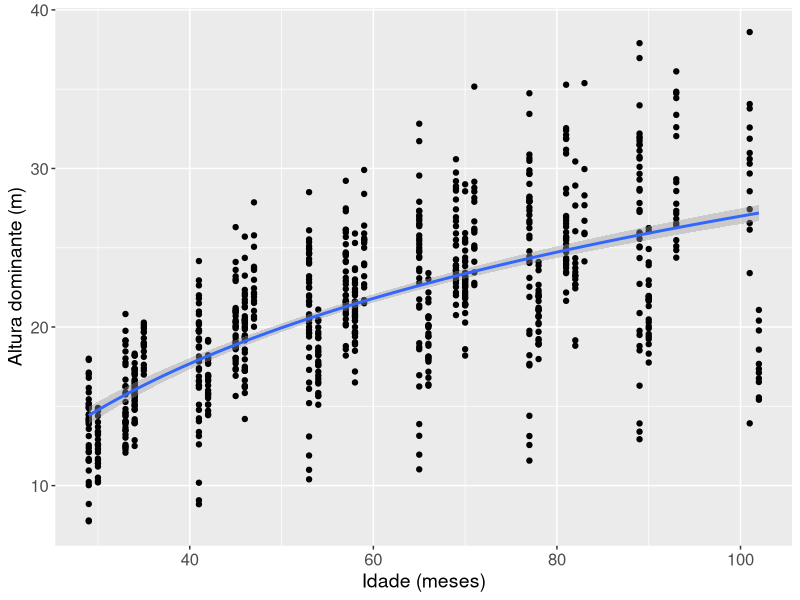
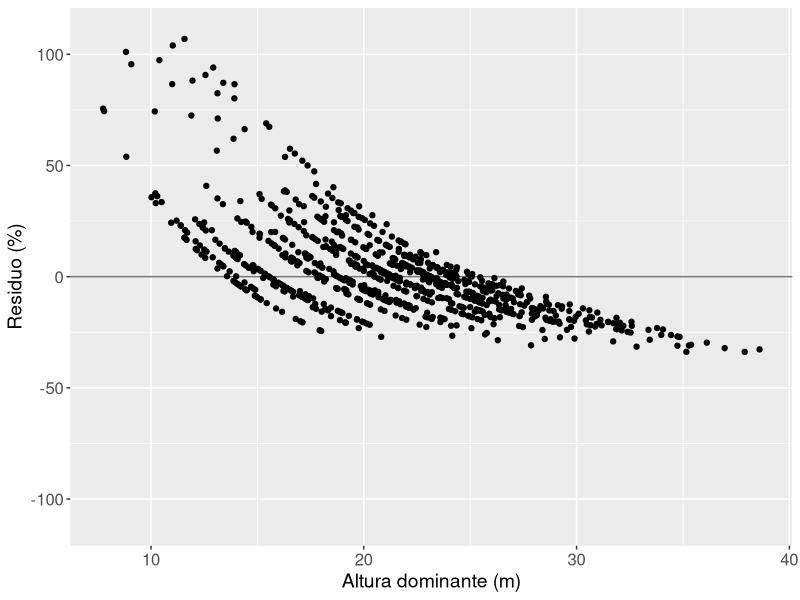
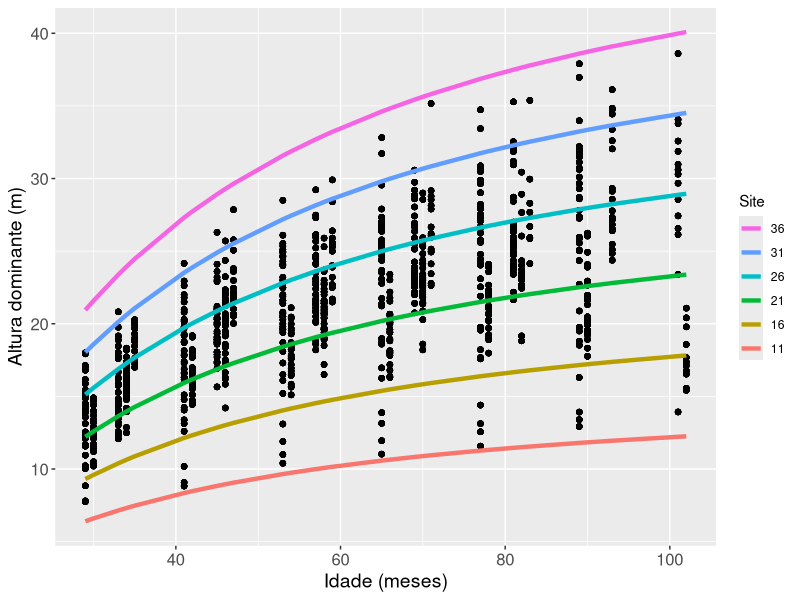
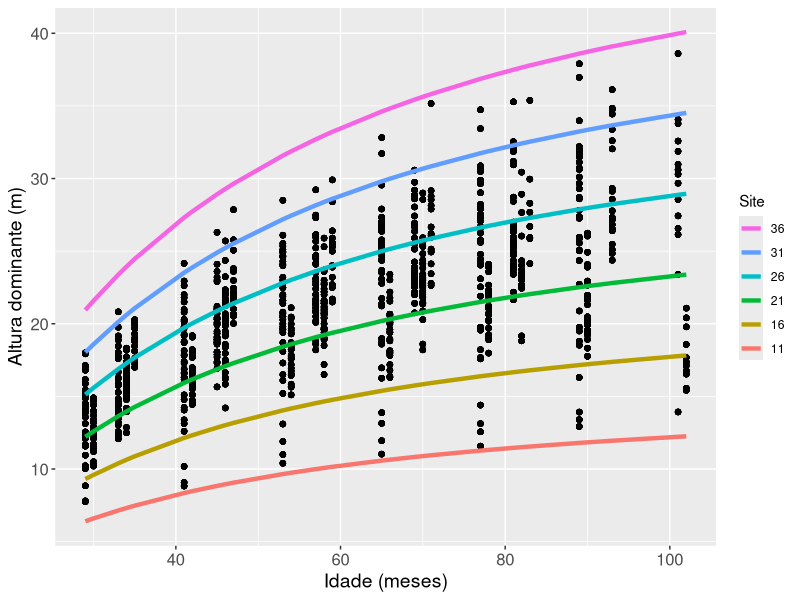

These figures' R source, in order:
## ---

## title: Script para estimação de capacidade produtiva no R

## author: 
## - Sollano Rabelo Braga 
## - Ana Carolina Araujo

## date: Outubro, 2016

## output:

##    pdf_document:

##      toc: true

##      toc_depth: 4

##      highlight: tango

##    html_document:

##      toc: true

##      toc_depth: 4

##      highlight: tango

## ---
## \pagebreak
##

## # 1) Carregar pacotes e dados ####

## Primeiro carrega-se os pacotes que serão utilizados:
library(tidyverse)
library(readxl)
library(ggplot2)

## Carrega-se os dados do excel utilizando readxl
dados <- read_excel("dados.xlsx")

## Visualiza-se os dados com head e tail:
head(dados)
tail(dados)

## # 2) Verificar tendência dos dados ####

## Verifica-se a tendência de altura, 
## gerando um gráfico de idade em relação a altura dominante.

ggplot(dados, aes(idade, HD) ) + 
  geom_point() + 
  stat_smooth(method="lm", formula=y~log(x) ) + 
  labs(x      = "Idade (meses)",  
       y      = "Altura dominante (m)"   ) + 
  theme(axis.title   = element_text(size = 14), 
        axis.text    = element_text(size = 12) )  

## # 3) Estimar altura dominante ####

## ## 3.1) Ajuste do modelo linear ####

## Primeiro, cria-se variáveis necessárias para regressão:

dados$LN_HD <- log(dados$HD) 
dados$INV_I <- 1/dados$idade

## Em seguida, ajusta-se o modelo, utilizando a função lm:

reg <- lm(LN_HD ~ INV_I, dados)

## resumo sobre a regressã:
summary(reg)

## 
summary(reg)[[9]]

## ## 3.2) Estimação de HD ####

## Primeiro, cria-se objetos que contém os coeficientes

b0 <- coef(reg)[[1]] 
b1 <- coef(reg)[[2]]
b0
b1

## Em seguida, estima-se HD:
dados$HD_EST <- exp(b0 + b1 * dados$INV_I)

## Visualiza-se o resultado com head:
head(dados)
## Em seguida, remove-se as variáveis utilizadas na estimação:

dados[c("LN_HD", "INV_I")] <- NULL


## ## 3.3) Analises da qualidade do ajuste ####

## Correlação
cor(dados$HD, dados$HD_EST)

## Bias
sum(dados$HD - dados$HD_EST)/nrow(dados)

## RQEM - raiz quadrada do erro médio (RMSE - root mean squared error )
1/mean(dados$HD) * ( sqrt( sum((dados$HD - dados$HD_EST)^2)/nrow(dados) )  ) * 100

## Visualiza-se o resultado com head:
head(dados)

## ## 3.3) Análise de erro do ajuste ####

## Primeiro, calcula-se o erro em porcentagem:

dados$erro <- ((dados$HD_EST - dados$HD)/dados$HD) * 100

## Visualiza-se o resultado com head:
head(dados)

## Agora, gera-se o gráfico de residuos:
ggplot(dados, aes(HD, erro)) + 
  geom_hline(yintercept = 0, color = "gray45") +
  geom_point() +
  ylim(c(-110, 110)) +
  labs(x = "Altura dominante (m)",
       y = "Residuo (%)" ) + 
  theme(axis.title   = element_text(size = 14), 
        axis.text    = element_text(size = 12) )  


## # 4) Gerar curva-guia - metodo dos fatores ####

## O primeiro passo é calcular a razão entre 
## a altura observada e a altura estimada:
dados$fator <- dados$HD / dados$HD_EST
head(dados)

## Em seguida definimos a idade índice que será utilizada:

idade_indice <- 72

## E entao calcula-se a altura dominante na idade índice,
## para ser utilizada futuramente:
HD_EST_II <- exp( b0 + b1*( 1/ idade_indice )  )


## Em seguida calcula-se os limites inferior e superior das classes de site;
## para isso multiplica-se os valores máximo e mínimo do fator pela altura dominante
## na idade índice:
lim_inf <- HD_EST_II * min( dados$fator )
lim_sup <- HD_EST_II * max( dados$fator )

lim_inf
lim_sup

## O intervalo de classe pode ser calculado, com base no numero de classes:
nc <- 5
intervalo <- ceiling(  (lim_sup - lim_inf ) / nc  )
intervalo

## A seguir, serão calculados os limites inferior e superior para todas as classes;
## serão criados varios dataframes, um para cada classe, que serão unidos em seguida por rbind.
## os dataframes serão compostos por 3 colunas: nível, limites, e fator.

## Primeiro utiliza-se o limite inferior como base:
c1 <- data.frame(nivel = c("inf","sup"), 
                 
                 limites = c(round(floor(lim_inf), 0) , 
                             round(floor(lim_inf), 0) + intervalo), 
                 
                 fator = c(round(floor(lim_inf), 0) / HD_EST_II,
                           (round(floor(lim_inf), 0) + intervalo ) / HD_EST_II )  )
c1

## Agora o limite inferior da próxima classe será igual 
## ao limite superior da classe anterior, portanto:

c2 <- data.frame(nivel = c("inf","sup"), 
                 
                 limites = c(c1$limites[2], 
                             c1$limites[2] + intervalo), 
                 
                 fator = c(c1$limites[2] / HD_EST_II,
                           (c1$limites[2]  + intervalo ) / HD_EST_II )  )
c2

## e assim sucessivamente, ate atingir-se o número de classes desejado:
c3 <- data.frame(nivel = c("inf","sup"), 
                 
                 limites = c(c2$limites[2], 
                             c2$limites[2] + intervalo), 
                 
                 fator = c(c2$limites[2] / HD_EST_II,
                           (c2$limites[2]  + intervalo ) / HD_EST_II )  )
c3

c4 <- data.frame(nivel = c("inf","sup"), 
                 
                 limites = c(c3$limites[2], 
                             c3$limites[2] + intervalo), 
                 
                 fator = c(c3$limites[2] / HD_EST_II,
                           (c3$limites[2]  + intervalo ) / HD_EST_II )  )
c4

c5 <- data.frame(nivel = c("inf","sup"), 
                 
                 limites = c(c4$limites[2], 
                             c4$limites[2] + intervalo), 
                 
                 fator = c(c4$limites[2] / HD_EST_II,
                           (c4$limites[2]  + intervalo ) / HD_EST_II )  )
c5

## Em seguida, utilizando rbind, cria-se a tabela de classes,
## unindo todas as classes em um unico objeto:
classes <- rbind(c1,c2,c3,c4,c5)
classes

## Uma forma mais pratica de realizar esta ação é utilizando um loop for.
##
## Segue-se o mesmo raciocínio anteriormente, porem define-se que a operação será repetida
## por um numero de vezes, ou seja, um loop. 
##
## como será utilizado um loop for a seguir,
## cria-se uma lista que contém o número de entradas referente
## ao número de classes desejado:
nc <- 5
list <- vector("list", nc)

## Cria-se uma lista vazia com 5 elementos:
list

## Os primeiros limites são calculados separadamente do loop,
## e são salvos no primeiro elemento da lista:
## Isto é importante e e feito separadamente, pois os calculos feitos no loop
## irão se iniciar utilizando o primeiro elemento da lista.
list[[1]] <- data.frame(nivel = c("inf","sup"), 
                        
                        limites = c(round(floor(lim_inf), 0) , 
                                    round(floor(lim_inf), 0) + intervalo), 
                        
                        fator = c(round(floor(lim_inf), 0) / HD_EST_II,
                                  (round(floor(lim_inf), 0) + intervalo ) / HD_EST_II )  )

## Agora aplica-se o loop. No loop for (para), se determina uma  variável,
## chamada de "i" neste caso, que representa a posição
## onde será aplicado o loop. Entao neste caso o loop vai de 2 a 5, como pode-se ver abaixo.
## A operação será repetida i vezes, ate que se chegue ao numero final.
##
## Anteriormente o mesmo processo foi repetido 5 vezes, mudando-se apenas a posição,
## pois primeiro foi feito para o segundo limite, depois para o terceiro, ate o quinto.
## Portando pode-se aplicar este padrao aqui, substituindo estas posições que foram mudando
## por "i", para que o loop faça o processo automaticamente.
##
## Cada interção e salva em um elemento de uma lista. Portanto, a primeira operação,
## que anteriormente foi chamada de c1, e era uma matriz, agora é um elemento de uma lista,
## e pode ser chamado por:
list[[1]]

## Os próximos elementos serão salvos nas posições 2, 3, 4 e 5.
## Portanto, onde anteriormente foi utilizado c, utiliza-se list[[]].
## Como i representa a posição atual do loop, se o calculo for para a posição 2,
## i terá o valor 2. Substituindo abaixo, temos que:
## list tera o elemento 2 criado;
## e os elementos e os fatores serão criados utilizando list[[2 - 1]] ou seja, 1.
## Isto quando se determina os fatores e os limites sempre se utiliza a informação do limite anterior.
## O processo então é repetido para as demais classes.
for(i in 2:(nc)){
  
  list[[i]] <-   data.frame(nivel = c("inf","sup"), 
                            limites = c(list[[i-1]] [[2]] [[2]], 
                                        list[[i-1]] [[2]] [[2]] + intervalo), 
                            
                            fator = c(list[[i-1]] [[2]] [[2]] / HD_EST_II,
                                      (list[[i-1]] [[2]] [[2]]+ intervalo ) / HD_EST_II )  )
  
}

## transforma-se a lista em matriz e em seguida em data frame:
classes2 <- do.call(rbind, list)

## Os dois objetos criados sao idênticos:
classes
classes2

## O próximo passo é unir os dados originais de altura dominante e idade,
## com as classes criadas. Para uni-los mantendo a ordem dos limites,
## é necessario criar uma variavel auxiliar que seja comum aos dois data frames:
dados$aux <- 1
classes$aux <- 1

## em seguida, une-se os dados utilizando merge, com base na variável aux:
tab_curva <- merge( dados[c("HD", "HD_EST", "idade", "aux")]  , classes , by = "aux")

## Agora pode-se remover a variável auxiliar:
tab_curva$aux <- NULL

## Visualiza-se o resultado com head:
head(tab_curva, 15)

## Já que os limites serão utilizados para classificar os dados,
## é interessante transformá-los em fator:
# transforma-se os limites em fator, para que o gráfico possa ser plotado corretamente:
tab_curva$limites <- factor(tab_curva$limites)
class(tab_curva$limites)

# Em seguida calcula-se do HD com base no fator calculado:
tab_curva$HD_CURVA <- tab_curva$HD_EST * tab_curva$fator

## Visualiza-se o resultado com head:
head(tab_curva, 15)

curvas <- ggplot(tab_curva ) +  # cria-se a base para o grafico
  geom_point(aes(idade, HD)) + # plota-se os dados originais como pontos
  geom_line(aes( idade, 
                 HD_CURVA, 
                 color = limites ), 
            size = 1.5 ) + # plota-se as linhas utilizando 
  labs(x = "Idade (meses)",
       y = "Altura dominante (m)",
       color = "Site") +
  guides(color= guide_legend(reverse = T)) + 
  theme(  #com theme muda-se o tamanho e estilo de letra de cada parte do grafico
    axis.title   = element_text(size = 14), 
    axis.text    = element_text(size = 12))
curvas

## # 5) Exportar graficos ####

ggsave("curvas.png", curvas, width = 12,height = 8)
